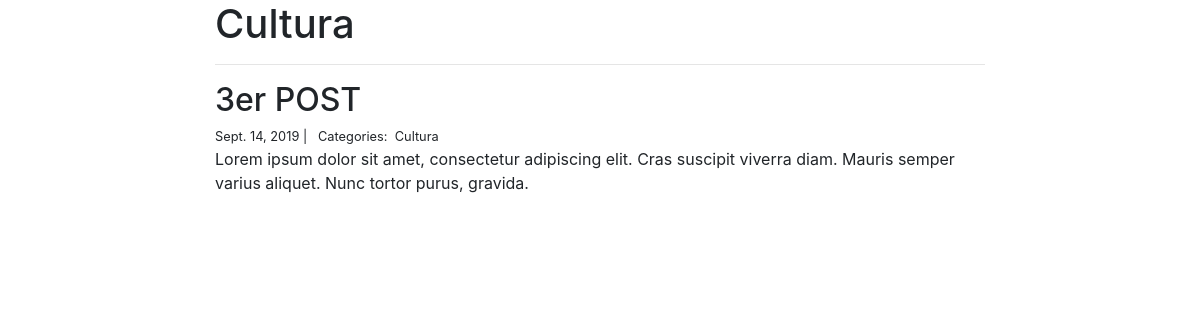
The app's page /Cultura with its own data.
### blog/models.py (models this page shows, shortened)
class Category(models.Model):
	name = models.CharField(max_length = 20)

class Post(models.Model):
	title = models.CharField(max_length = 255)
	body = models.TextField()
	created_on = models.DateTimeField(auto_now_add = True)
	last_modified = models.DateTimeField(auto_now = True)
	categories = models.ManyToManyField('Category', related_name = 'posts')

### blog/views.py (the view)
# urls.py: url(r'^(?P<category>\w+)$', blog_category, name="blog_category"),
def blog_category(request, category):
	posts = Post.objects.filter(
		categories__name__contains=category
	).order_by(
		'-created_on'
	)
	context = {
		'category': category,
		'posts': posts,
	}
	return render(request, "blog_category.html", context)

### blog/templates/blog_category.html
{% extends "base.html" %}
{% block page_content %}
<div class="col-md-8 offset-md-2">
	<h1>{{ category | title}}</h1>
	<hr>
	{% for post in posts %}
	<h2>{{post.title}}</h2>
	<small>
		{{post.created_on.date}} | &nbsp;
		Categories:&nbsp;
		{% for category in post.categories.all %}
			{{ category.name }}
		{% endfor %}
	</small>
	<p>{{post.body | slice:":400"}}</p>
	{% endfor %}
</div>
{% endblock %}

### records on screen
Category: name "Cultura"
Post: title "3er POST", created_on "Sept. 14, 2019", body "Lorem ipsum dolor sit amet, consectetur adipiscing elit. Cras suscipit viverra diam. Mauris semper varius aliquet. Nunc tortor purus, gravida."
